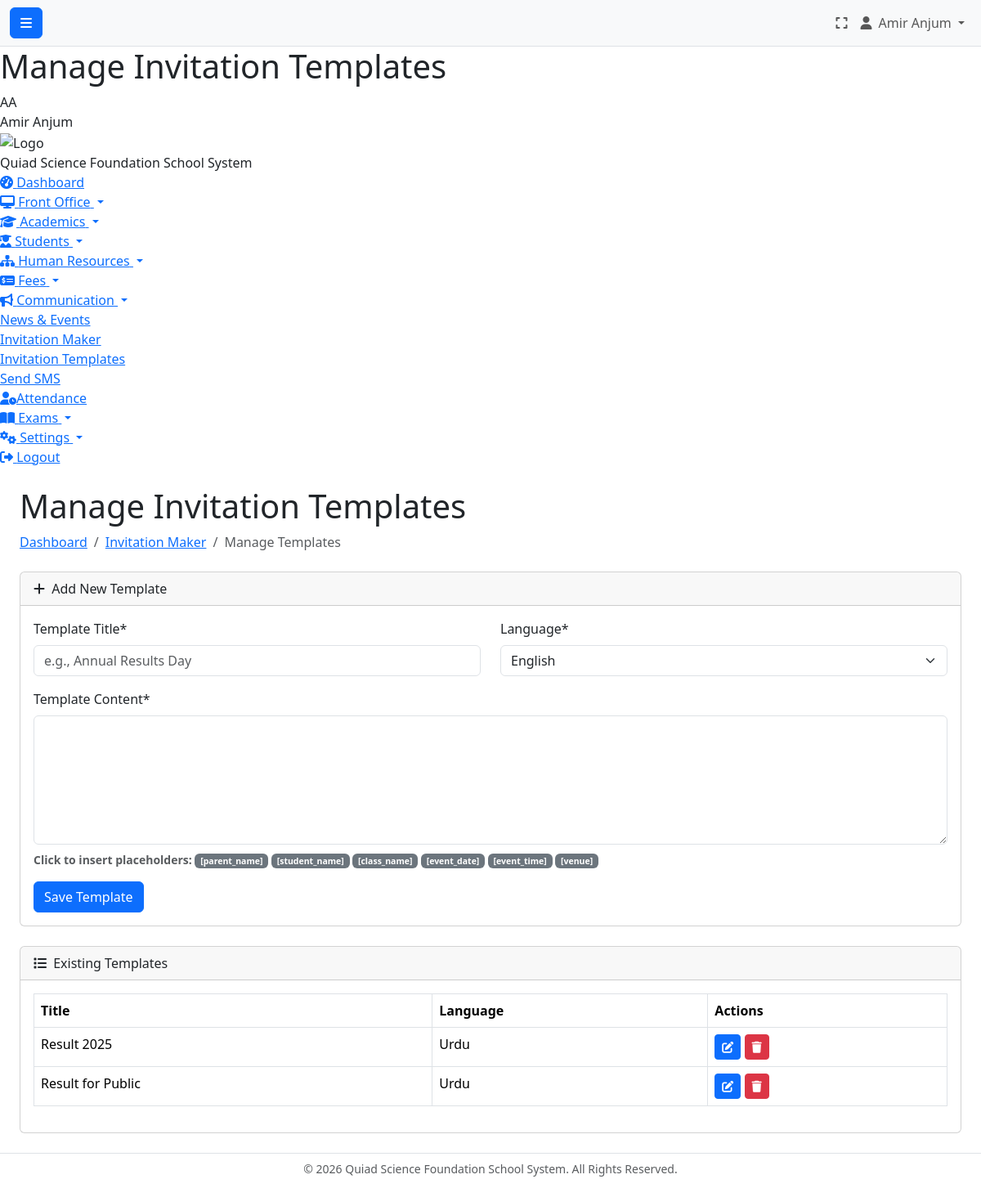
Screenshot of /branchadmin/communications/manage_invitation_templates.php (signed in) with the database file from the repository.
### tables this page shows
CREATE TABLE `invitation_templates` (
  `id` int(11) NOT NULL,
  `branch_id` int(11) NOT NULL,
  `title` varchar(255) NOT NULL,
  `language` varchar(10) NOT NULL COMMENT 'e.g., en, ur',
  `content` text NOT NULL,
  `created_at` timestamp NOT NULL DEFAULT current_timestamp(),
  `updated_at` timestamp NOT NULL DEFAULT current_timestamp() ON UPDATE current_timestamp()
);

### branchadmin/communications/manage_invitation_templates.php (the view, shortened to what this page needs)
<?php
$page_title = "Manage Invitation Templates";
require_once '../../config.php';
$branch_id = $_SESSION['branch_id'];
$edit_template = null;
$stmt_all = $db->prepare("SELECT * FROM invitation_templates WHERE branch_id = ? ORDER BY title ASC");
$stmt_all->execute([$branch_id]);
$templates = $stmt_all->fetchAll();
require_once '../../header.php';
?>
<?php require_once '../../sidebar_branchadmin.php'; ?>
<?php require_once '../../navbar.php'; ?>
<div class="container-fluid px-4">
    <h1 class="mt-4"><?php echo $page_title; ?></h1>
    <ol class="breadcrumb mb-4">
        <li class="breadcrumb-item"><a href="../dashboard.php">Dashboard</a></li>
        <li class="breadcrumb-item"><a href="invitation_maker.php">Invitation Maker</a></li>
        <li class="breadcrumb-item active">Manage Templates</li>
    </ol>
    <div class="card mb-4">
        <div class="card-header"><i class="fas fa-plus me-1"></i> <?php echo $edit_template ? 'Edit' : 'Add New'; ?> Template</div>
        <div class="card-body">
            <form action="manage_invitation_templates.php" method="POST">
                <div class="row">
                    <div class="col-md-6 mb-3">
                        <label for="title" class="form-label">Template Title*</label>
                        <input type="text" class="form-control" id="title" name="title" value="<?php echo htmlspecialchars($edit_template['title'] ?? ''); ?>" placeholder="e.g., Annual Results Day" required>
                    </div>
                    <div class="col-md-6 mb-3">
                        <label for="language" class="form-label">Language*</label>
                        <select name="language" id="language" class="form-select" required>
                            <option value="en" <?php echo (($edit_template['language'] ?? 'en') == 'en' ? 'selected' : ''); ?>>English</option>
                        </select>
                    </div>
                </div>
                <div class="mb-3">
                    <label for="content" class="form-label">Template Content*</label>
                    <textarea class="form-control" id="content" name="content" rows="6" required><?php echo htmlspecialchars($edit_template['content'] ?? ''); ?></textarea>
                    <div class="form-text mt-2">
                        <strong>Click to insert placeholders:</strong>
                        <span class="badge bg-secondary placeholder-badge" data-placeholder="[parent_name]">[parent_name]</span>
                        <span class="badge bg-secondary placeholder-badge" data-placeholder="[student_name]">[student_name]</span>
                        <span class="badge bg-secondary placeholder-badge" data-placeholder="[class_name]">[class_name]</span>
                        <span class="badge bg-secondary placeholder-badge" data-placeholder="[event_date]">[event_date]</span>
                        <span class="badge bg-secondary placeholder-badge" data-placeholder="[event_time]">[event_time]</span>
                        <span class="badge bg-secondary placeholder-badge" data-placeholder="[venue]">[venue]</span>
                    </div>
                </div>
                <button type="submit" class="btn btn-primary"><?php echo $edit_template ? 'Update' : 'Save'; ?> Template</button>
            </form>
        </div>
    </div>
    <div class="card mb-4">
        <div class="card-header"><i class="fas fa-list me-1"></i> Existing Templates</div>
        <div class="card-body">
            <div class="table-responsive">
                <table class="table table-bordered">
                    <thead><tr><th>Title</th><th>Language</th><th>Actions</th></tr></thead>
                    <tbody>
                        <?php if (empty($templates)): ?>
                            <tr><td colspan="3" class="text-center">No templates found. Add one using the form above.</td></tr>
                        <?php else: foreach ($templates as $template): ?>
                        <tr>
                            <td><?php echo htmlspecialchars($template['title']); ?></td>
                            <td><?php echo $template['language'] == 'ur' ? 'Urdu' : 'English'; ?></td>
                            <td>
                                <a href="?action=edit&id=<?php echo $template['id']; ?>" class="btn btn-sm btn-primary"><i class="fas fa-edit"></i></a>
                                <form action="manage_invitation_templates.php" method="POST" class="d-inline" onsubmit="return confirm('Are you sure you want to delete this template?');">
                                    <button type="submit" class="btn btn-sm btn-danger"><i class="fas fa-trash"></i></button>
                                </form>
                            </td>
                        </tr>
                        <?php endforeach; endif; ?>
                    </tbody>
                </table>
            </div>
        </div>
    </div>
</div>
<?php require_once '../../footer.php'; ?>

### rows the page displays
invitation_templates: title "Result 2025", language "Urdu"
invitation_templates: title "Result for Public", language "Urdu"

### other values shown
$_SESSION['full_name'] "Amir Anjum"
$page_title "Manage Invitation Templates"
get_user_initials($_SESSION['full_name']) "AA"
SITE_NAME "Quiad Science Foundation School System"
